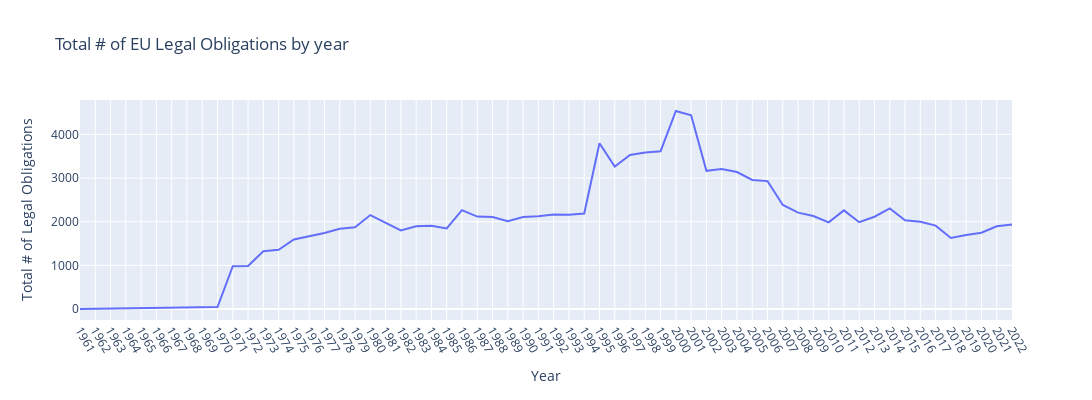

Source (notebook cell):
### Markdown cell above
plot and save graph which measures mean strictness over the years (regardless of other criteria):

### Code cell
plot_line_graph(avg_reg_count_by_year_noform, xcol=time_column, ycol=metric_col, w=1200, h=400, labels={
                     "year": "Year",
                     "date" : "Day",
                     "avg_reg_count" : "Mean # of Legal Obligations",
                     "total_reg_count" : "Total # of Legal Obligations"
                 }, title="# of EU Legal Obligations by {}".format(time_column), filepath="generated-files/{}_legal_obligations_by_{}.png".format(strictness_metric, time_column))

### Figure 1 — Plotly figure (JSON) as saved in the notebook; plotly's stock layout.template omitted (floating-point values rounded to 4 significant figures)
{"data": [{"hovertemplate": "Year=%{x}<br>Total # of Legal Obligations=%{y}<extra></extra>", "legendgroup": "", "line": {"color": "#636efa", "dash": "solid"}, "marker": {"symbol": "circle"}, "mode": "lines", "name": "", "orientation": "v", "showlegend": false, "type": "scatter", "x": [1961, 1970, 1971, 1972, 1973, 1974, 1975, 1976, 1977, 1978, 1979, 1980, 1981, 1982, 1983, 1984, 1985, 1986, 1987, 1988, 1989, 1990, 1991, 1992, 1993, 1994, 1995, 1996, 1997, 1998, 1999, 2000, 2001, 2002, 2003, 2004, 2005, 2006, 2007, 2008, 2009, 2010, 2011, 2012, 2013, 2014, 2015, 2016, 2017, 2018, 2019, 2020, 2021, 2022], "xaxis": "x", "y": [1, 47, 981, 988, 1323, 1358, 1592, 1667, 1743, 1838, 1875, 2152, 1982, 1802, 1898, 1910, 1847, 2265, 2117, 2106, 2013, 2109, 2124, 2163, 2157, 2187, 3797, 3264, 3527, 3588, 3615, 4536, 4437, 3166, 3209, 3138, 2956, 2930, 2384, 2208, 2132, 1985, 2260, 1989, 2114, 2303, 2032, 1998, 1911, 1627, 1695, 1749, 1894, 1934], "yaxis": "y"}], "layout": {"height": 400, "legend": {"tracegroupgap": 0}, "title": {"text": "Total # of EU Legal Obligations by year"}, "width": 1200, "xaxis": {"anchor": "y", "autorange": true, "domain": [0, 1], "range": [1961, 2022], "tickangle": 60, "tickmode": "linear", "title": {"text": "Year"}, "type": "linear"}, "yaxis": {"anchor": "x", "autorange": true, "domain": [0, 1], "range": [-250.9, 4788.0], "title": {"text": "Total # of Legal Obligations"}, "type": "linear"}}}
